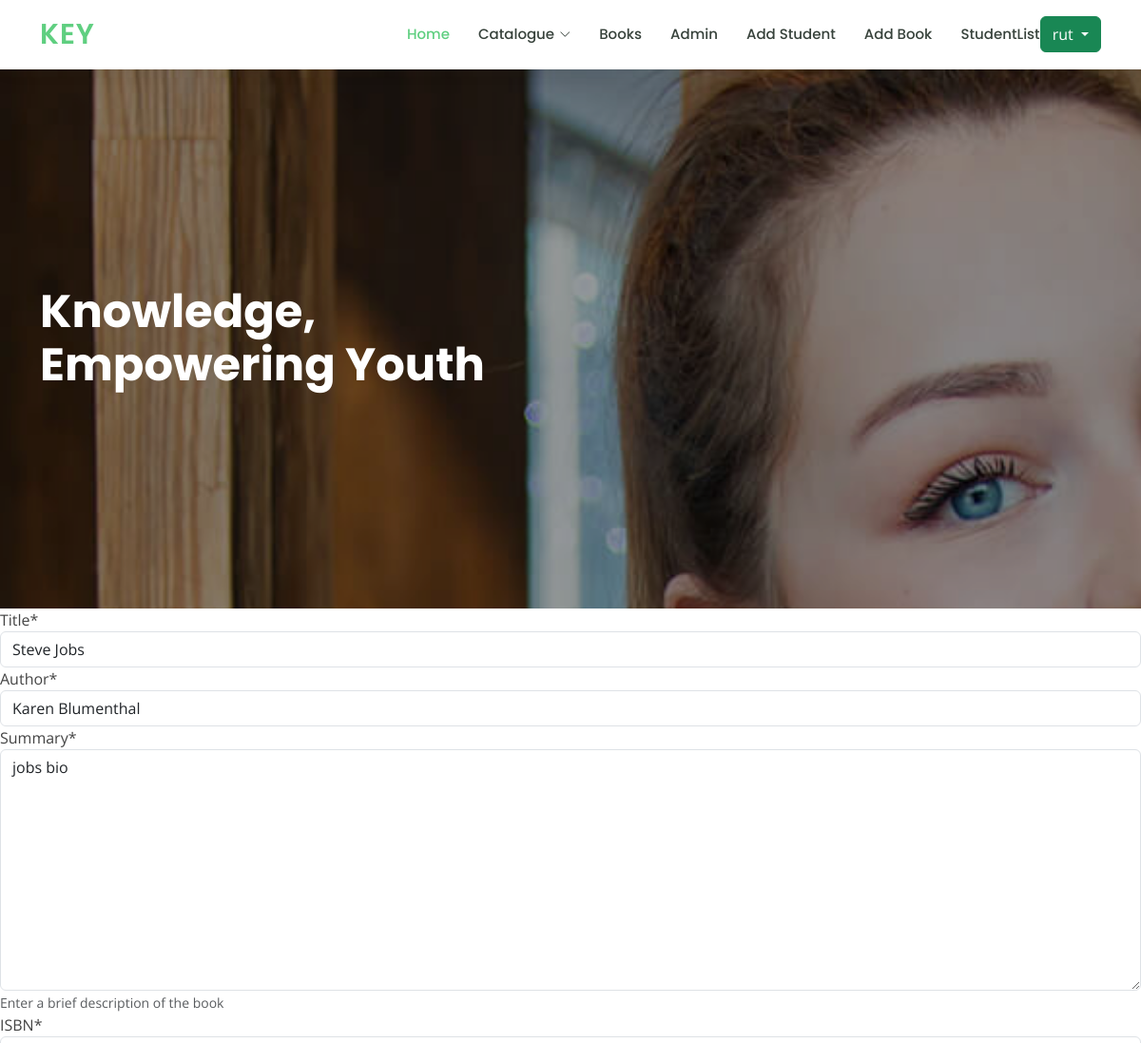
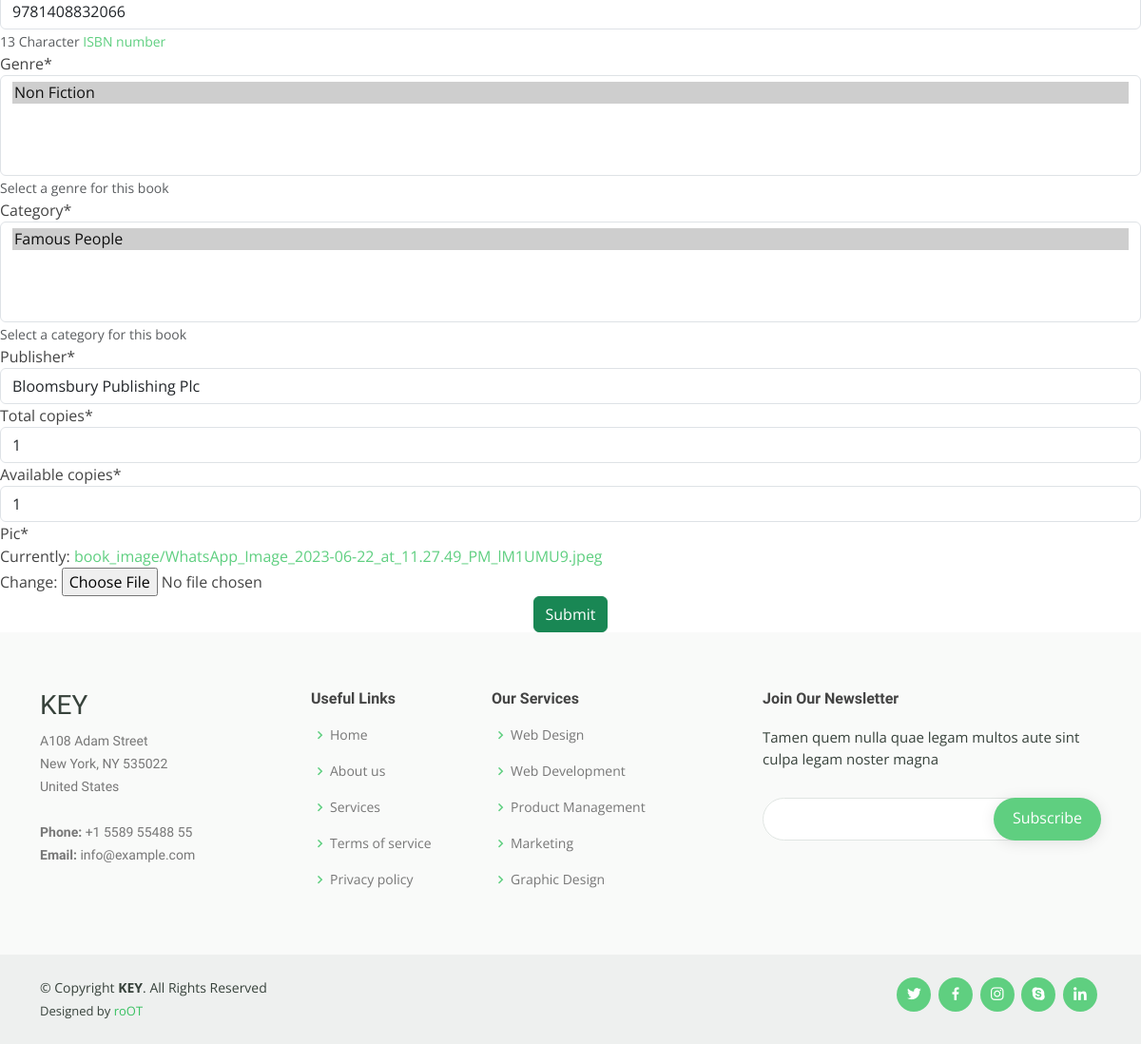
The page /book/1/update/ (signed in) on the database as committed earlier (2 pictures, top to bottom).
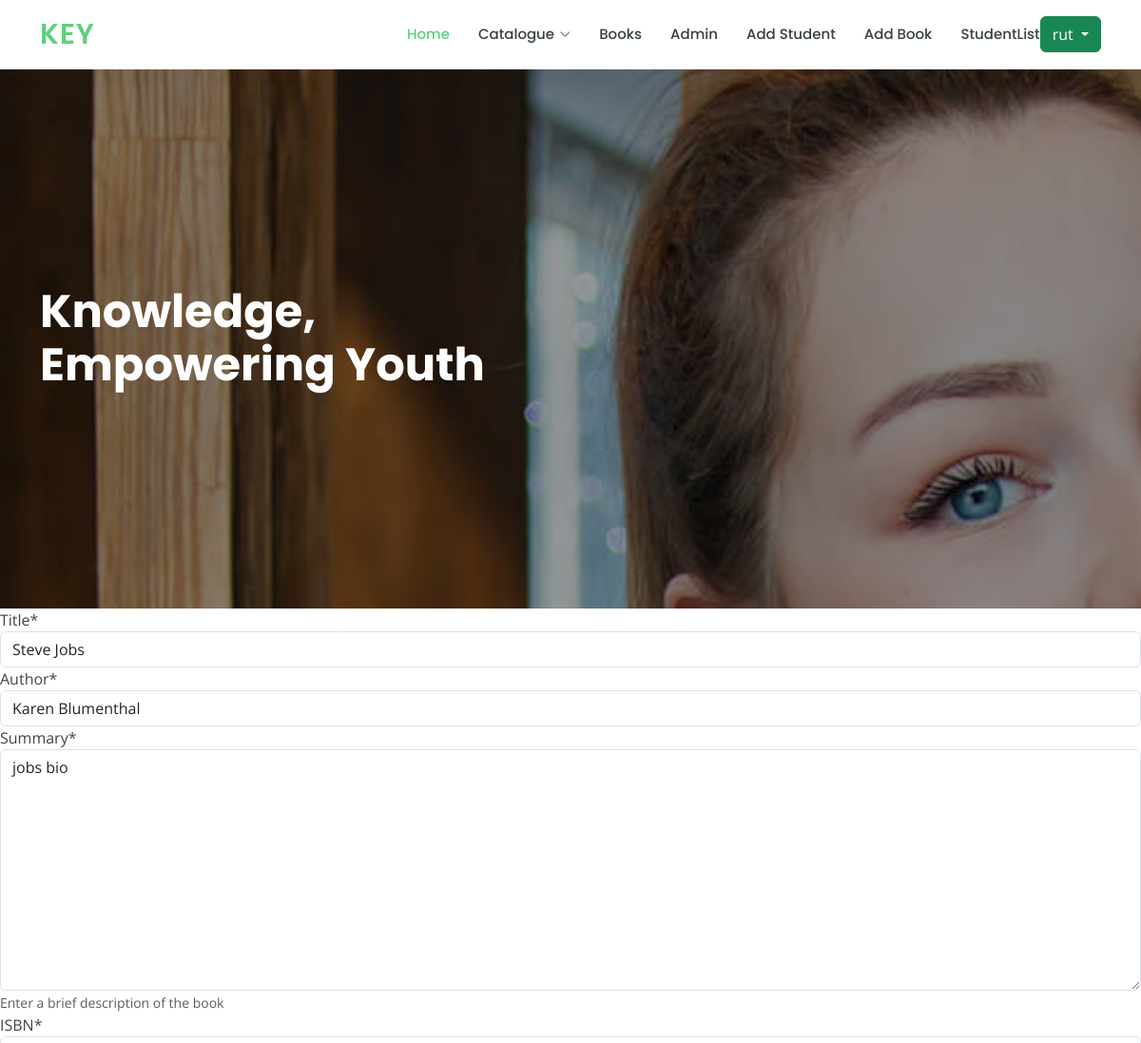
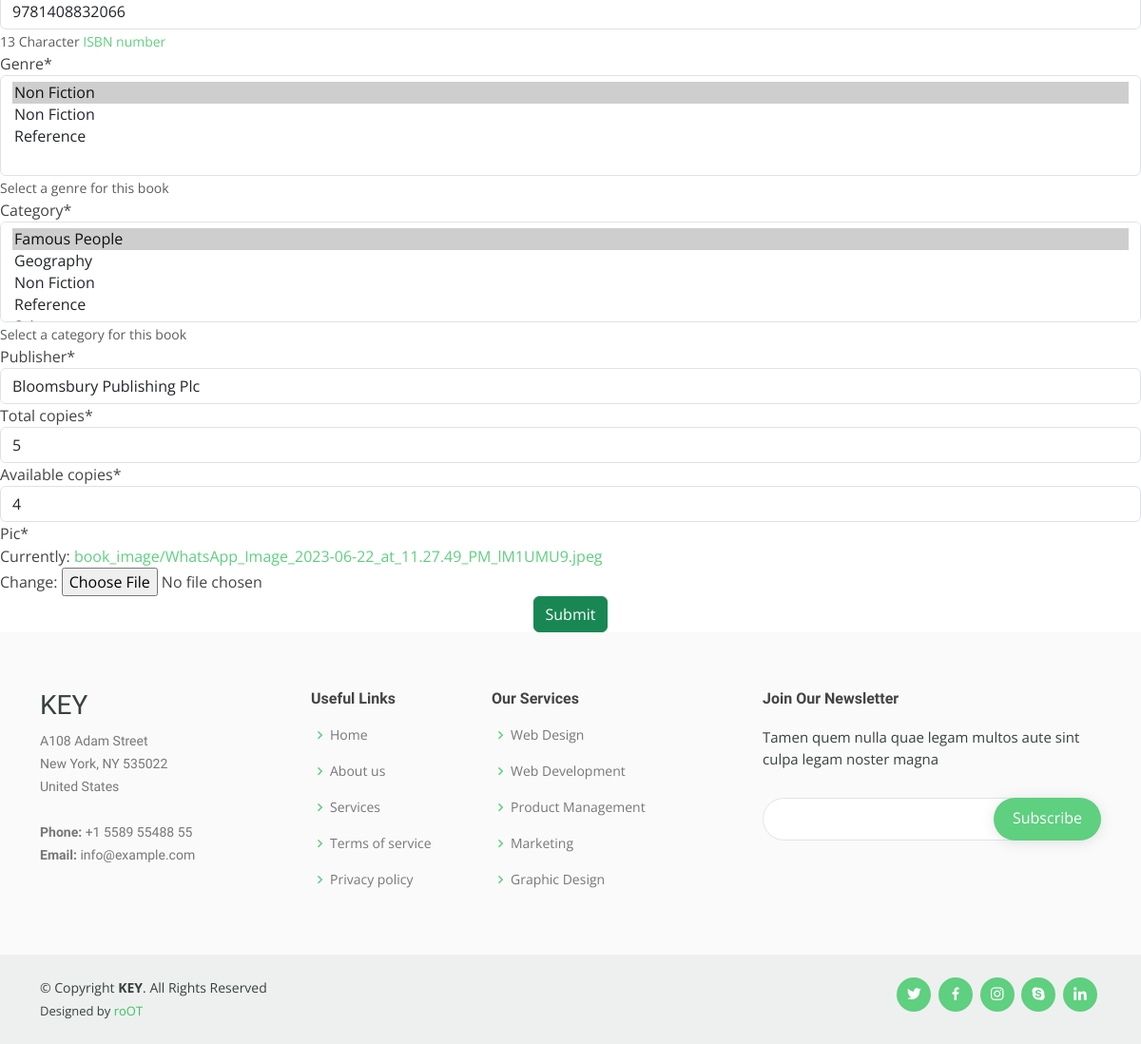
The same page on the database as committed later (2 pictures, top to bottom).
### management/models.py (models this page shows)
class Book(models.Model):
    title = models.CharField(max_length=200)
    author = models.CharField(max_length=100)
    summary = models.TextField(max_length=1000, help_text="Enter a brief description of the book")
    isbn = models.CharField('ISBN', max_length=13,
                            help_text='13 Character <a href="https://www.isbn-international.org/content/what-isbn">ISBN number</a>')
    genre = models.ManyToManyField(Genre, help_text="Select a genre for this book")
    category = models.ManyToManyField(Category, help_text="Select a category for this book")
    publisher = models.CharField(max_length=150)
    total_copies = models.IntegerField()
    available_copies = models.IntegerField()
    pic=models.ImageField(blank=False, null=False, upload_to='book_image')

### management/views.py (the view)
# urls.py: path('book/<int:pk>/update/', views.BookUpdate, name='book_update'),
@login_required
def BookUpdate(request, pk):
    if not request.user.is_superuser:
        return redirect('index')
    obj = Book.objects.get(id=pk)
    form = BookForm(instance=obj)
    if request.method == 'POST':
        form = BookForm(data=request.POST, files=request.FILES, instance=obj)
        if form.is_valid():
            obj = form.save(commit=False)
            obj.save()
            return redirect(index)
    return render(request, 'catalog/form.html', locals())

### management/forms.py
class BookForm(forms.ModelForm):
    class Meta:
        model = Book
        fields = '__all__'

### management/models.py (called while the page is built)
    def __str__(self):
        return self.name

    def __str__(self):
        return self.name

### templates/catalog/form.html (shortened to what this page needs)
{% extends 'base.html' %}
{% load crispy_forms_tags %}
{% block content %}
    <div class="bg bg-white form-group mx-auto my-auto">
        <form method="post" class="form" enctype="multipart/form-data">
            {{ form|crispy }}
            <center><input class="btn btn-success" type="submit" value="Submit"/></center>
        </form>
    </div>
{% endblock %}

Rows that differ between the two databases and show on the page:
changed Book "Steve Jobs": total_copies "1" → "5"; available_copies "1" → "4"
Other text that changed with them:
form field genre: "Non Fiction ☑" → "Non Fiction ☑ / Non Fiction / Reference"
form field category: "Famous People ☑" → "Famous People ☑ / Geography / Non Fiction / Reference"
